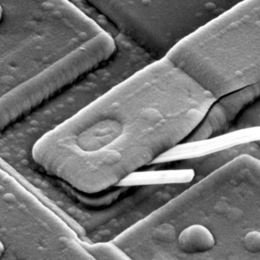
%> input picture lab3/proj04_01/img.tif, 260 x 260 px, shrunk from 1026 x 1026 before the run
$ octave proj04_01.m   (GNU Octave 9; MATLAB toolbox functions it lacks are replaced by stand-ins)
%> lines starting %> are read from the running program, lines starting %| are printed output that depends on the picture
clear;
close all;

a = imread('img.tif');
%> a is the input picture: size 260x260 uint8; min 0, max 255, mean 115.6
%a = imresize(a, 0.3);
b = im2double(a);

% (a) orig image
figure
imshow(b);
title('original image');

% (b) pad
[m,n] = size(b);
%> m = 260; n = 260
c = zeros(2*m,2*n);
[p,q] = size(c);
%> p = 520; q = 520
for i = 1:p
    for j = 1:q
        if i <= m && j<= n
            c(i,j) = b(i,j);
        else
            c(i,j) = 0;
        end
    end
end
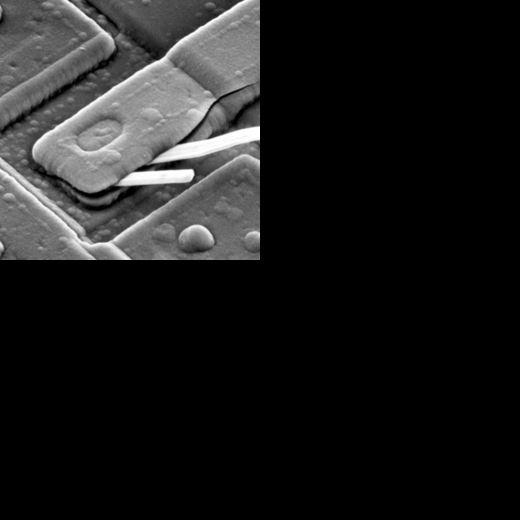
%> c: size 520x520 double; min 0, max 1, mean 0.113

figure;
imshow(c);
title('padded image');

% (c) with noise
d = zeros(p,q);
for i = 1:p
    for j = 1:q
        d(i,j) = c(i,j).*(-1).^(i + j);
    end
end
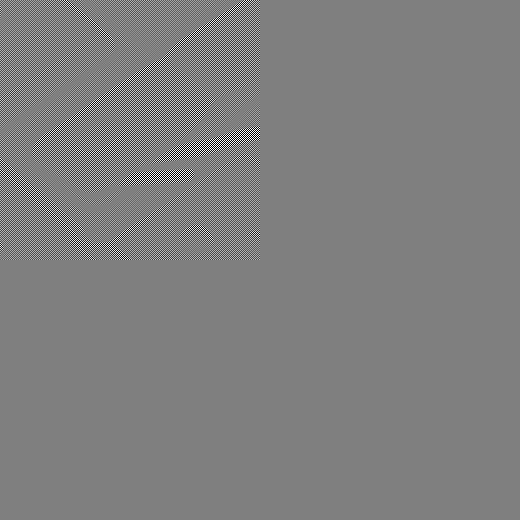
%> d: size 520x520 double; min -1, max 1, mean 1.38e-06; drawn with min black and max white
figure;
imshow(d);
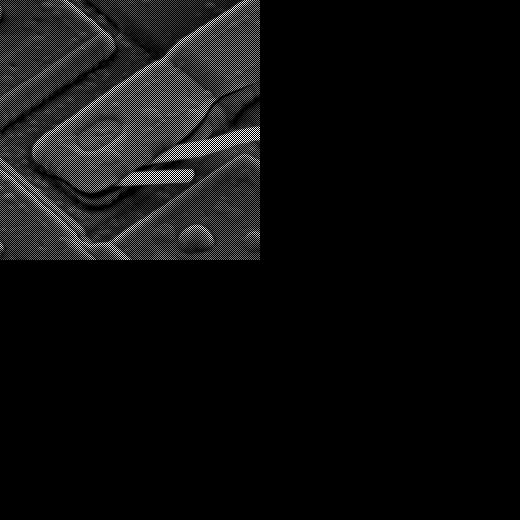
%> displayed picture: size 520x520, on the screen's scale of 0 to 255; min 0, max 255, mean 14.4
title('with noise');

% (d) spectrum
%e = fft2(d);
%> the run ends on the next line
e = FFT_2D(d);
% [63 lines not run here, left out]
function result = FFT_2D(image)
    [h, w] = size(image);
    result = zeros(size(image));

    % separate 2D image into two 1D FFT
    disp('FFT for rows');
    for i = 1:h
        result(i, :) = FFT_1D(image(i, :));
    end
    disp('FFT for columns');
    for i = 1:w
        result(:, i) = transpose(FFT_1D(transpose(result(:, i))));
    end
end

function result = FFT_1D(array)
    N = size(array);
    N = N(2);
    even_array = zeros(1, N/2);
    odd_array = zeros(1, N/2);
    even_dft = zeros(1, N/2);
    odd_dft = zeros(1, N/2);
    result = zeros(size(array));

    % split input array into even and odd parts
    for i = 1:N/2
        even_array(1, i) = array(1, 2*i-1);
        odd_array(1, i) = array(1, 2*i);
    end

    % 2 DFT of even and odd part
    for u = 1:N/2
        for x = 1:N/2
            even_dft(1, u)= even_dft(1, u) + (even_array(1, x) * exp(-(1j*2*pi*u*x)/(N/2)));
            odd_dft(1, u) = odd_dft(1, u) + (odd_array(1, x) * exp(-(1j*2*pi*u*x)/(N/2)));
        end
    end

    % bind even and odd results together
    W = exp(-(1j*2*pi)/N);
    for i = 1:N
        if(i <= N/2) % the first half of the result
            result(1, i) = even_dft(1, i) + (odd_dft(1, i) * W^(i-1));
        else % the second half of the result
            result(1, i) = even_dft(1, i-N/2) + (odd_dft(1, i-N/2) * W^(i-1));
        end
    end
end
